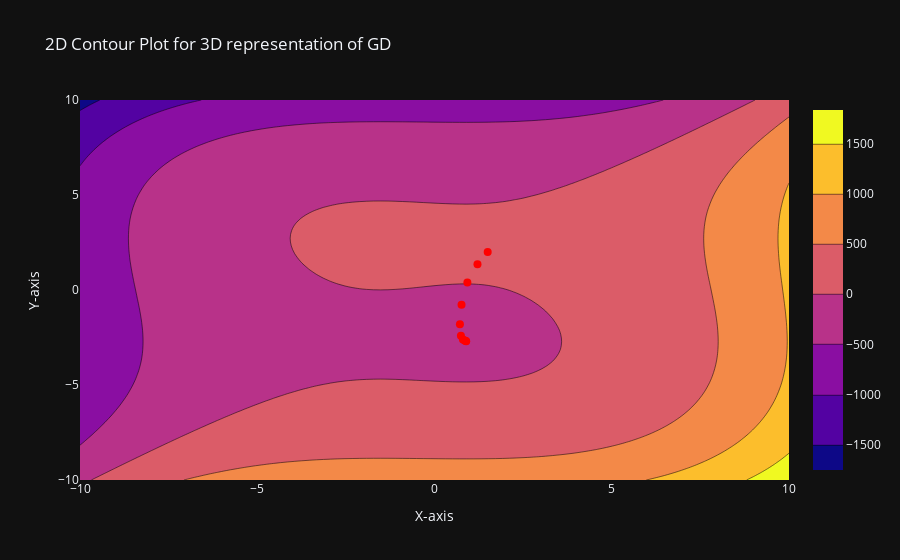

The code cell stored with this chart in its notebook:
### Markdown cell above
Below is implemented and drawn a 2d counter plot of previously implemented 3d visualization. We apply ***plot_contour_map_3d*** and ***plot_points*** functions to create traces for the objective function contours and gradient descent points.

```{note}
A 2D representation of 3D space makes it easier to interpret the function's features and the trajectory of the optimization algorithm.
```

### Code cell
def gradient_descent_interactive_contour_plot(gradient_descent_points):
    x_obj_values = np.linspace(-10, 10, 100)
    y_obj_values = np.linspace(-10, 10, 100)

    x_obj, y_obj = np.meshgrid(x_obj_values, y_obj_values)
    z_obj = f(x_obj, y_obj)

    x_gd = [elem[0] for elem in gradient_descent_points]
    y_gd = [elem[1] for elem in gradient_descent_points]

    def build_figure(obj_x, obj_y, obj_z, gd_x, gd_y):
        def add_annotations(fg):
            for i in range(len(gd_x) - 1):
                dx = gd_x[i + 1] - gd_x[i]
                dy = gd_y[i + 1] - gd_y[i]
                fg.add_annotation(
                    go.layout.Annotation(
                        x=gd_x[i],
                        y=gd_y[i],
                        ax=dx,
                        ay=dy,
                        xref="x",
                        yref="y",
                        showarrow=True,
                        arrowhead=3,
                        arrowsize=1.5,
                        arrowwidth=2,
                        arrowcolor='black',
                    )
                )

        fig = go.Figure(data=[plot_contour_map_3d(obj_x, obj_y, obj_z, 'Plasma'),
                              plot_points(gd_x, gd_y, 'red', 'circle', 'Gradient Descent Points')],
                        layout=get_layout('2D Contour Plot for 3D representation of GD', 'X-axis', 'Y-axis',
                                          [], False))
        add_annotations(fig)
        return fig

    figure = build_figure(x_obj_values, y_obj_values, z_obj, x_gd, y_gd)
    figure.show()


gradient_descent_interactive_contour_plot(points)

### Figure 1 — Plotly figure (JSON) as saved in the notebook; plotly's stock layout.template omitted (floating-point values rounded to 4 significant figures; data arrays with more than 128 entries replaced by an {"elided": "..."} marker saying what was removed)
{"data": [{"colorscale": [[0.0, "#0d0887"], [0.1111, "#46039f"], [0.2222, "#7201a8"], [0.3333, "#9c179e"], [0.4444, "#bd3786"], [0.5556, "#d8576b"], [0.6667, "#ed7953"], [0.7778, "#fb9f3a"], [0.8889, "#fdca26"], [1.0, "#f0f921"]], "x": [-10.0, -9.798, -9.596, -9.394, -9.192, -8.99, -8.788, -8.586, -8.384, -8.182, -7.98, -7.778, -7.576, -7.374, -7.172, -6.97, -6.768, -6.566, -6.364, -6.162, -5.96, -5.758, -5.556, -5.354, -5.152, -4.949, -4.747, -4.545, -4.343, -4.141, -3.939, -3.737, -3.535, -3.333, -3.131, -2.929, -2.727, -2.525, -2.323, -2.121, -1.919, -1.717, -1.515, -1.313, -1.111, -0.9091, -0.7071, -0.5051, -0.303, -0.101, 0.101, 0.303, 0.5051, 0.7071, 0.9091, 1.111, 1.313, 1.515, 1.717, 1.919, 2.121, 2.323, 2.525, 2.727, 2.929, 3.131, 3.333, 3.535, 3.737, 3.939, 4.141, 4.343, 4.545, 4.747, 4.949, 5.152, 5.354, 5.556, 5.758, 5.96, 6.162, 6.364, 6.566, 6.768, 6.97, 7.172, 7.374, 7.576, 7.778, 7.98, 8.182, 8.384, 8.586, 8.788, 8.99, 9.192, 9.394, 9.596, 9.798, 10.0], "y": [-10.0, -9.798, -9.596, -9.394, -9.192, -8.99, -8.788, -8.586, -8.384, -8.182, -7.98, -7.778, -7.576, -7.374, -7.172, -6.97, -6.768, -6.566, -6.364, -6.162, -5.96, -5.758, -5.556, -5.354, -5.152, -4.949, -4.747, -4.545, -4.343, -4.141, -3.939, -3.737, -3.535, -3.333, -3.131, -2.929, -2.727, -2.525, -2.323, -2.121, -1.919, -1.717, -1.515, -1.313, -1.111, -0.9091, -0.7071, -0.5051, -0.303, -0.101, 0.101, 0.303, 0.5051, 0.7071, 0.9091, 1.111, 1.313, 1.515, 1.717, 1.919, 2.121, 2.323, 2.525, 2.727, 2.929, 3.131, 3.333, 3.535, 3.737, 3.939, 4.141, 4.343, 4.545, 4.747, 4.949, 5.152, 5.354, 5.556, 5.758, 5.96, 6.162, 6.364, 6.566, 6.768, 6.97, 7.172, 7.374, 7.576, 7.778, 7.98, 8.182, 8.384, 8.586, 8.788, 8.99, 9.192, 9.394, 9.596, 9.798, 10.0], "z": {"elided": "100x100 float values"}, "type": "contour"}, {"marker": {"color": "red", "size": 8, "symbol": "circle"}, "mode": "markers", "name": "Gradient Descent Points", "x": [1.5, 1.212, 0.927, 0.7626, 0.7169, 0.7453, 0.8016, 0.8532, 0.8845, 0.8943], "y": [2, 1.356, 0.3894, -0.77, -1.804, -2.402, -2.608, -2.662, -2.683, -2.698], "type": "scatter"}], "layout": {"hovermode": "closest", "showlegend": false, "title": {"text": "2D Contour Plot for 3D representation of GD"}, "xaxis": {"title": {"text": "X-axis"}}, "yaxis": {"title": {"text": "Y-axis"}}, "annotations": [{"arrowcolor": "black", "arrowhead": 3, "arrowsize": 1.5, "arrowwidth": 2, "ax": -0.2875, "ay": -0.6438, "showarrow": true, "x": 1.5, "xref": "x", "y": 2, "yref": "y"}, {"arrowcolor": "black", "arrowhead": 3, "arrowsize": 1.5, "arrowwidth": 2, "ax": -0.2855, "ay": -0.9668, "showarrow": true, "x": 1.212, "xref": "x", "y": 1.356, "yref": "y"}, {"arrowcolor": "black", "arrowhead": 3, "arrowsize": 1.5, "arrowwidth": 2, "ax": -0.1644, "ay": -1.159, "showarrow": true, "x": 0.927, "xref": "x", "y": 0.3894, "yref": "y"}, {"arrowcolor": "black", "arrowhead": 3, "arrowsize": 1.5, "arrowwidth": 2, "ax": -0.04568, "ay": -1.034, "showarrow": true, "x": 0.7626, "xref": "x", "y": -0.77, "yref": "y"}, {"arrowcolor": "black", "arrowhead": 3, "arrowsize": 1.5, "arrowwidth": 2, "ax": 0.02836, "ay": -0.5977, "showarrow": true, "x": 0.7169, "xref": "x", "y": -1.804, "yref": "y"}, {"arrowcolor": "black", "arrowhead": 3, "arrowsize": 1.5, "arrowwidth": 2, "ax": 0.05633, "ay": -0.2067, "showarrow": true, "x": 0.7453, "xref": "x", "y": -2.402, "yref": "y"}, {"arrowcolor": "black", "arrowhead": 3, "arrowsize": 1.5, "arrowwidth": 2, "ax": 0.05161, "ay": -0.05372, "showarrow": true, "x": 0.8016, "xref": "x", "y": -2.608, "yref": "y"}, {"arrowcolor": "black", "arrowhead": 3, "arrowsize": 1.5, "arrowwidth": 2, "ax": 0.03127, "ay": -0.02142, "showarrow": true, "x": 0.8532, "xref": "x", "y": -2.662, "yref": "y"}, {"arrowcolor": "black", "arrowhead": 3, "arrowsize": 1.5, "arrowwidth": 2, "ax": 0.009829, "ay": -0.01497, "showarrow": true, "x": 0.8845, "xref": "x", "y": -2.683, "yref": "y"}]}}
